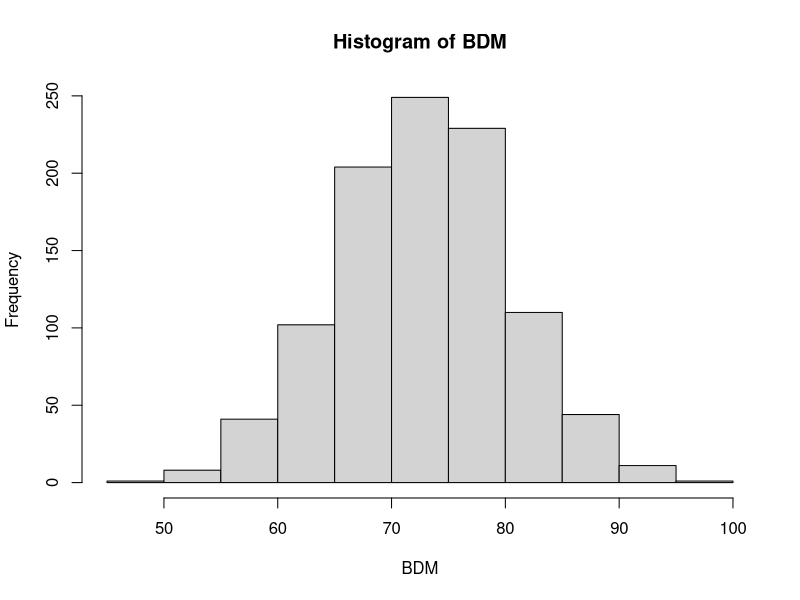
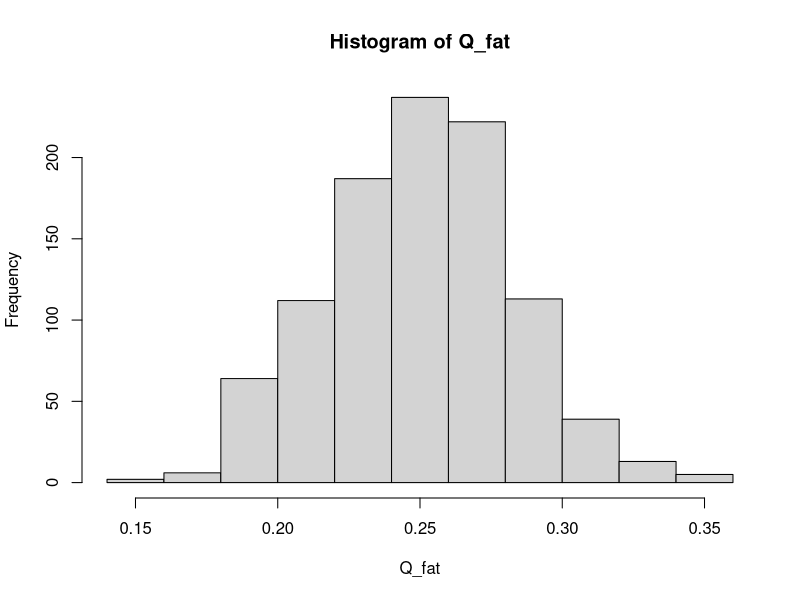
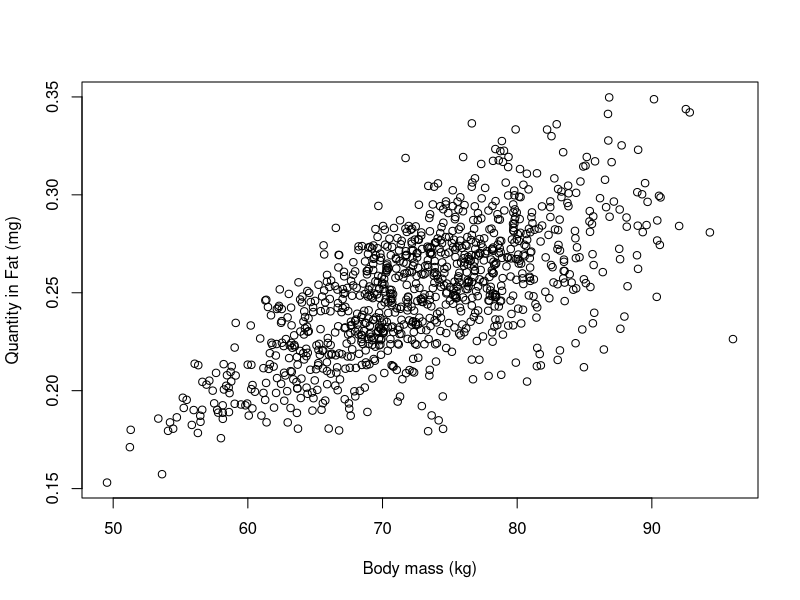

Source code (R) for these figures, in order:
## ---- chunk 1
library(deSolve)
## ---- chunk 2
C_inh <- approxfun(x = c(0, 120), y=c(10,0), method = "constant", f = 0, rule = 2) 
## ---- chunk 3
parameters <- c("BDM" = 73,            # Body mass (kg)
                "Height" = 1.6,        # Body height (m)
                "Age" = 40,            # in years
                "Sex" = 1,             # code 1 is male, 2 is female
                "Flow_pul" = 5,        # Pulmonary ventilation rate (L/min)
                "Pct_Deadspace" = 0.7, # Fraction of pulmonary deadspace
                "Vent_Perf" = 1.14,    # Ventilation over perfusion ratio
                "Pct_LBDM_wp" = 0.2,   # wp tissue as fraction of lean mass
                "Pct_Flow_fat" = 0.1,  # Fraction of cardiac output to fat
                "Pct_Flow_pp" = 0.35,  # ~ to pp
                "PC_art" = 2,          # Blood/air partition coefficient
                "PC_fat" = 22,         # Fat/blood ~
                "PC_wp" = 0.8,         # wp/blood ~
                "PC_pp" = 0.8,         # pp/blood ~
                "Kmetwp" = 0.25)       # Rate constant for metabolism
## ---- chunk 4
y <- c("Q_fat" = 0, # Quantity of butadiene in fat (mg)
       "Q_wp" = 0,  # ~ in well-perfused (mg)
       "Q_pp" = 0,  # ~ in poorly-perfused (mg)
       "Q_met" = 0) # ~ metabolized (mg)
## ---- chunk 5
# Define the model equations
bd.model = function(t, y, parameters) {
  with (as.list(y), {
    with (as.list(parameters), {
      
      # Define some known constants
      Height = 1.6       # use to calculate fraction of body fat
      Age = 40           # use to calculate fraction of body fat
      Sex = 1            # use to calculate fraction of body fat
      MW_bu = 54.0914    # butadiene molecular weight (in grams)

      # Conversions from/to ppm
      ppm_per_mM = 24450 # ppm to mM under normal conditions
      ppm_per_mg_per_l = ppm_per_mM / MW_bu
      mg_per_l_per_ppm = 1 / ppm_per_mg_per_l
      
      # Calculate Flow_alv from total pulmonary flow
      Flow_alv = Flow_pul * (1 - Pct_Deadspace)
      
      # Calculate total blood flow from Flow_alv and the V/P ratio
      Flow_tot = Flow_alv / Vent_Perf
      
      # Calculate fraction of body fat
      Pct_BDM_fat = (1.2 * BDM / (Height * Height) - 10.8
                     *(2 - Sex) + 0.23 * Age - 5.4) * 0.01
      
      # Actual volumes, 10% of body mass (bones…) get no butadiene
      Eff_V_fat = Pct_BDM_fat * BDM
      Eff_V_wp = Pct_LBDM_wp * BDM * (1 - Pct_BDM_fat)
      Eff_V_pp = 0.9 * BDM - Eff_V_fat - Eff_V_wp
      
      # Calculate actual blood flows from total flow and percent flows
      Flow_fat = Pct_Flow_fat * Flow_tot
      Flow_pp = Pct_Flow_pp * Flow_tot
      Flow_wp = Flow_tot * (1 - Pct_Flow_pp - Pct_Flow_fat)
      
      # Calculate the concentrations
      C_fat = Q_fat / Eff_V_fat
      C_wp = Q_wp / Eff_V_wp
      C_pp = Q_pp / Eff_V_pp
      
      # Venous blood concentrations at the organ exit
      Cout_fat = C_fat / PC_fat
      Cout_wp = C_wp / PC_wp
      Cout_pp = C_pp / PC_pp
      
      # Sum of Flow * Concentration for all compartments
      dQ_ven = Flow_fat * Cout_fat + Flow_wp * Cout_wp + Flow_pp * Cout_pp
      C_inh.current = C_inh(t) # to avoid calling C_inh() twice
      
      # Arterial blood concentration
      # Convert input given in ppm to mg/l to match other units
        C_art = (Flow_alv * C_inh.current * mg_per_l_per_ppm + dQ_ven) / (Flow_tot + Flow_alv / PC_art)
      
      # Venous blood concentration (mg/L)
      C_ven = dQ_ven / Flow_tot
      
      # Alveolar air concentration (mg/L)
      C_alv = C_art / PC_art
      
      # Exhaled air concentration (ppm)
      if (C_alv <= 0) {
        C_exh = 10E-30 # avoid round off errors
      } else {
        C_exh = (1 - Pct_Deadspace) * C_alv * ppm_per_mg_per_l + Pct_Deadspace * C_inh.current
      }
      
      # Quantity metabolized in liver (included in well-perfused)
      dQmet_wp = Kmetwp * Q_wp
      
      # Differentials for quantities
      dQ_fat = Flow_fat * (C_art - Cout_fat)
      dQ_wp = Flow_wp * (C_art - Cout_wp) - dQmet_wp
      dQ_pp = Flow_pp * (C_art - Cout_pp)
      dQ_met = dQmet_wp

      # The function bd.model must return at least the derivatives
      list(c(dQ_fat, dQ_wp, dQ_pp, dQ_met), # derivatives
           c("C_ven" = C_ven, "C_art" = C_art)) # extra outputs

    }) # end with parameters
  }) # end with y
} # end bd.model

## ---- chunk 6
start_time <- Sys.time()
set.seed(1)
for (iteration in 1:1000){
  parameters["BDM"] <- rnorm(1, 73, 7.3)
  parameters["Flow_pul"] <- rnorm(1, 5, 0.5)
  parameters["PC_art"] <- rnorm(1, 2, 0.2)
  parameters["Kmetwp"] <- rnorm(1, 0.25, 0.025)
  
  # We focus on time at 24 hour
  times <- c(0, 1440)

  # Integrate
  tmp <- ode(times = times, func = bd.model, y=y, parms=parameters)

  if (iteration == 1){ # initialize
      results <- tmp[2,-1]
       sampled.parms <- c(parameters["BDM"],
                          parameters["Flow_pul"],
                          parameters["PC_art"],
                          parameters["Kmetwp"])
  } else { # accumulate
    results <- rbind(results, tmp[2,-1])
       sampled.parms <- rbind(sampled.parms, 
                              c(parameters["BDM"],
                                parameters["Flow_pul"],
                                parameters["PC_art"],
                                parameters["Kmetwp"]))
  }
}
end_time <- Sys.time()
## ---- chunk 7
end_time - start_time
## ---- chunk 8
head(sampled.parms)
## ---- chunk 9
head(results)
## ---- chunk 10
BDM <- sampled.parms[,1]
hist(BDM)
## ---- chunk 11
Q_fat <- results[,1]
hist(Q_fat)
## ---- chunk 12
plot(BDM, Q_fat, xlab="Body mass (kg)", ylab="Quantity in Fat (mg)")
